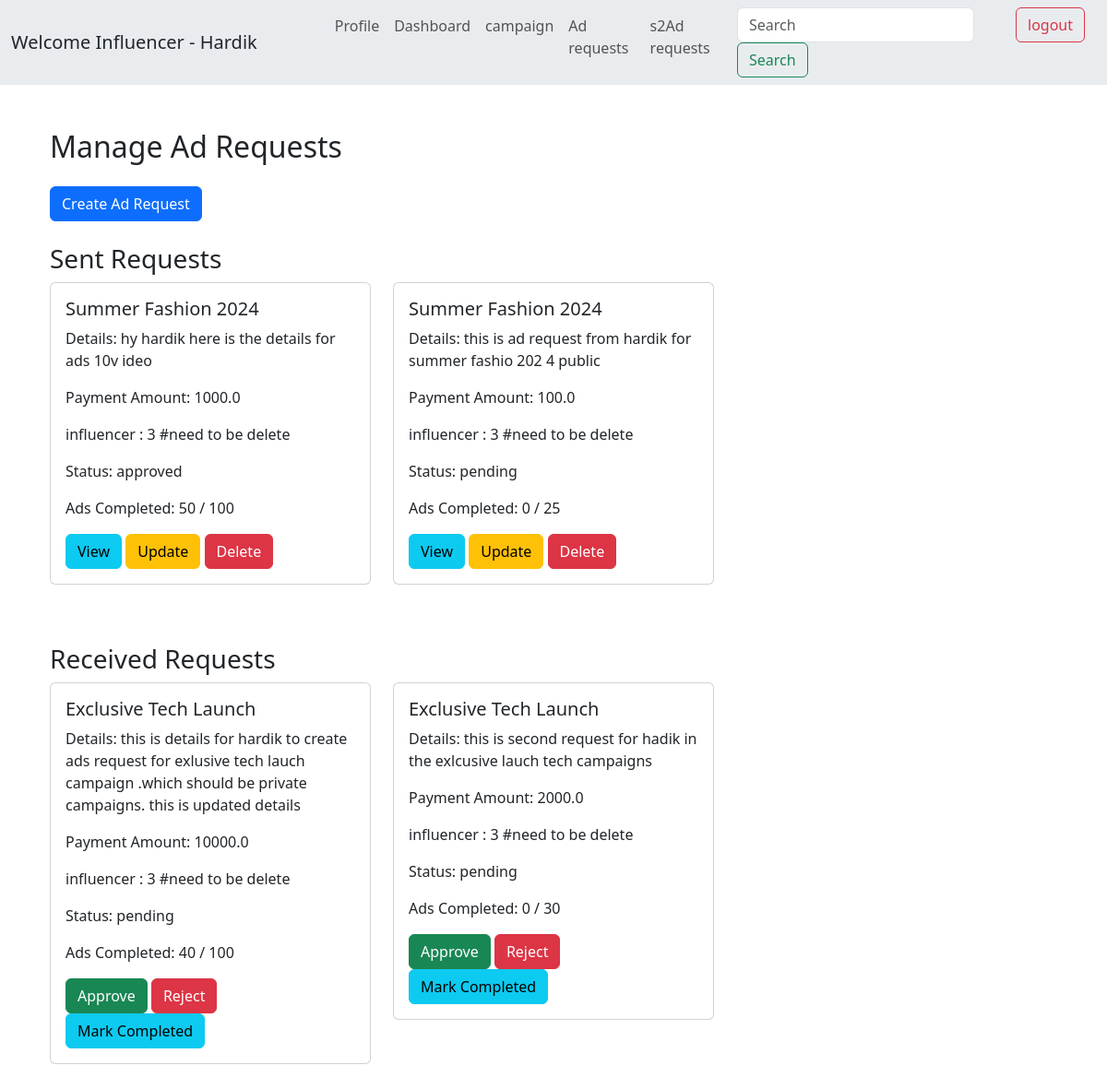
The page /influencer/ad-requests (signed in) on the database its author committed.
### models.py (models this page shows, shortened)
class User(db.Model):
    __tablename__ = 'users'
    id = db.Column(db.Integer, autoincrement=True,primary_key=True)
    username = db.Column(db.String(100), unique=True, nullable=False)
    email = db.Column(db.String(100), unique=True, nullable=False)
    password = db.Column(db.String(200), nullable=False)
    role = db.Column(db.String(50), nullable=False)  # 'admin', 'sponsor', 'influencer'
    flagged = db.Column(db.Boolean, default=False)
    unflag_request = db.Column(db.String(500), nullable=False)                   # to uflag mesg
    company_name = db.Column(db.String(100), nullable=True)
    industry = db.Column(db.String(100), nullable=True)
    budget = db.Column(db.Float, nullable=True)
    category = db.Column(db.String(100), nullable=True)
    niche = db.Column(db.String(100), nullable=True)
    reach = db.Column(db.Integer, nullable=True)

class AdRequest(db.Model):
    __tablename__ = 'ad_requests'
    id = db.Column(db.Integer, primary_key=True)
    campaign_id = db.Column(db.Integer, db.ForeignKey('campaigns.id'), nullable=False)
    influencer_id = db.Column(db.Integer, db.ForeignKey('users.id'), nullable=False)
    sponsor_id = db.Column(db.Integer, db.ForeignKey('users.id'), nullable=False)
    details = db.Column(db.Text, nullable=True)
    ads_required = db.Column(db.Integer, nullable=False, default=1)
    ads_completed = db.Column(db.Integer, nullable=False, default=0)
    payment_amount = db.Column(db.Float, nullable=False)
    status = db.Column(db.String(50), nullable=False, default='pending')  # pending, approved, rejected, accepted, completed
    updated_at = db.Column(db.DateTime, default=datetime.utcnow, onupdate=datetime.utcnow)
    campaign = db.relationship('Campaign', back_populates='ad_requests')
    influencer = db.relationship('User', foreign_keys=[influencer_id])
    sponsor = db.relationship('User', foreign_keys=[sponsor_id])

class Campaign(db.Model):
    __tablename__ = 'campaigns'
    id = db.Column(db.Integer, primary_key=True)
    title = db.Column(db.String(200), nullable=False)
    description = db.Column(db.String(400), nullable=False)
    niche = db.Column(db.String(100), nullable=False)
    start_date = db.Column(db.Date, nullable=False)
    end_date = db.Column(db.Date, nullable=False)
    budget = db.Column(db.Float, nullable=False)
    visibility = db.Column(db.String(50), nullable=False)
    status = db.Column(db.String(50), nullable=False, default='ongoing')
    goals = db.Column(db.Text, nullable=True)
    sponsor_id = db.Column(db.Integer, db.ForeignKey('users.id'), nullable=False)
    is_flagged = db.Column(db.Boolean, default=False)
    sponsor = db.relationship('User', backref=db.backref('campaigns', lazy=True))
    ad_requests = db.relationship('AdRequest', back_populates='campaign', lazy=True)

### main.py (the view)
@app.route('/influencer/ad-requests', methods=['GET'])
def influencer_ad_requests():
    influencer_id = session['user_id']
    sent_ad_requests = AdRequest.query.join(Campaign).filter(AdRequest.influencer_id == influencer_id,
    Campaign.id == AdRequest.campaign_id, Campaign.visibility == 'public').all()
    received_ad_requests = AdRequest.query.join(Campaign).filter(AdRequest.influencer_id == influencer_id,
        Campaign.id == AdRequest.campaign_id, Campaign.visibility == 'private').all()
    public_campaigns = Campaign.query.filter_by(visibility='public').all()
    return render_template(
        '/influencer/inf_ad_request.html',
        sent_ad_requests=sent_ad_requests,
        received_ad_requests=received_ad_requests,
        public_campaigns=public_campaigns
    )

### main.py (called while the page is built)
@app.context_processor
def inject_user():
    if 'user_id' in session:
        user = User.query.get(session['user_id'])
    else:
        user = None
    return dict(current_user=user)

### templates/influencer/inf_ad_request.html (shortened to what this page needs)
{% extends 'base.html' %}
{% block content %}
<div class="container mt-5">
    <h2 class="mb-4">Manage Ad Requests</h2>
    <div class="mb-5">
        <button type="button" class="btn btn-primary mb-4" data-toggle="modal" data-target="#createPublicAdRequestModal">
            Create Ad Request
        </button>
        <h3>Sent Requests </h3>
        <div class="row">
            {% for ad_request in sent_ad_requests %}
                <div class="col-md-4 mb-3">
                    <div class="card">
                        <div class="card-body">
                            <h5 class="card-title">{{ ad_request.campaign.title }}</h5>
                            <p class="card-text">Details: {{ ad_request.details }}</p>
                            <p class="card-text">Payment Amount: {{ ad_request.payment_amount }}</p>
                            <p class="card-text"> influencer : {{ ad_request.influencer_id}}  #need to be delete </p>
                            <p class="card-text">Status: {{ ad_request.status }}</p>
                            <p class="card-text">Ads Completed: {{ ad_request.ads_completed }} / {{ ad_request.ads_required }}</p>
                            <a href="{{ url_for('inf_view_ad_request', ad_request_id=ad_request.id) }}" class="btn btn-info">View</a>
                            <button type="button" class="btn btn-warning" data-toggle="modal" data-target="#updatePublicAdRequestModal-{{ ad_request.id }}">
                                Update
                            </button>
                            <form method="POST" action="{{ url_for('influencer_delete_ad_request', ad_request_id=ad_request.id) }}" style="display:inline;">
                                <button type="submit" class="btn btn-danger">Delete</button>
                            </form>
                        </div>
                    </div>
                </div>
            {% endfor %}
        </div>
    </div>
    <div class="mb-5">
        <h3>Received Requests </h3>
        <div class="row">
            {% for ad_request in received_ad_requests %}
                <div class="col-md-4 mb-3">
                    <div class="card">
                        <div class="card-body">
                            <h5 class="card-title">{{ ad_request.campaign.title }}</h5>
                            <p class="card-text">Details: {{ ad_request.details }}</p>
                            <p class="card-text">Payment Amount: {{ ad_request.payment_amount }}</p>
                            <p class="card-text"> influencer : {{ ad_request.influencer_id}}   #need to be delete  </p>
                            <p class="card-text">Status: {{ ad_request.status }}</p>
                            <p class="card-text">Ads Completed: {{ ad_request.ads_completed }} / {{ ad_request.ads_required }}</p>
                            <form method="POST" action="{{ url_for('influencer_update_ad_request', ad_request_id=ad_request.id) }}" style="display:inline;">
                                <button type="submit" class="btn btn-success">Approve</button>
                            </form>
                            <form method="POST" action="{{ url_for('influencer_update_ad_request', ad_request_id=ad_request.id) }}" style="display:inline;">
                                <button type="submit" class="btn btn-danger">Reject</button>
                            </form>
                            <form method="POST" action="{{ url_for('influencer_update_ad_request', ad_request_id=ad_request.id) }}" style="display:inline;">
                                <button type="submit" class="btn btn-info">Mark Completed</button>
                            </form>
                        </div>
                    </div>
                </div>
            {% endfor %}
        </div>
    </div>
</div>
{% endblock %}

### templates/base.html (shortened to what this page needs)
<!DOCTYPE html>
<html lang="en">
<head>
    <link rel="stylesheet" href="https://maxcdn.bootstrapcdn.com/bootstrap/4.0.0/css/bootstrap.min.css">
    <link href="https://cdn.jsdelivr.net/npm/bootstrap@5.3.3/dist/css/bootstrap.min.css" rel="stylesheet">
</head>
<body>
  <nav class="navbar navbar-expand-lg bg-body-secondary">
    <div class="container-fluid">
      <a class="navbar-brand">
        {% if 'user_id' in session %}
                Welcome {{ session['user_role'].capitalize() }} - {{ session['username'].capitalize() }}
            {% else %}
                Welcome to IESCP
            {% endif %}
      </a>
      <div class="collapse navbar-collapse" id="navbarNav">
        <div class="container-fluid">
          <ul class="navbar-nav ml-auto ms-5  ">
            {% if 'user_id' in session %}
                {% if session['user_role'] == 'sponsor' %}
                  {% if current_user.flagged %}
                      <li class="nav-item ml-auto me-auto"><a class="nav-link" href="{{ url_for('sponsor_profile') }}">Profile</a></li>
                  {% else %}
                      <li class="nav-item ml-auto me-auto"><a class="nav-link" href="{{ url_for('sponsor_profile') }}">Profile</a></li>
                      <li class="nav-item ml-auto me-auto"><a class="nav-link" href="{{ url_for('sponsor_dash') }}">Dashboard</a></li>
                      <li class="nav-item ml-auto me-auto"><a class="nav-link" href="{{ url_for('sponsor_campaigns') }}">Campaigns</a></li>
                      <li class="nav-item ml-auto me-auto"><a class="nav-link" href="{{ url_for('sponsor_influencer') }}">Influencer</a></li>
                      <li class="nav-item ml-auto me-auto"><a class="nav-link" href="{{ url_for('sponsor_ad_requests') }}">Ads Requests</a></li>
                  {% endif %}
                {% elif session['user_role'] == 'influencer' %}
                  {% if current_user.flagged %}
                      <li class="nav-item ml-auto me-auto"><a class="nav-link" href="{{ url_for('influencer_profile') }}">Profile</a></li>
                  {% else %}
                    <li class="nav-item ml-auto me-auto"><a class="nav-link" href="{{ url_for('influencer_profile') }}">Profile</a></li>
                    <li class="nav-item ml-auto me-auto"><a class="nav-link" href="{{ url_for('influencer_dash') }}">Dashboard</a></li>
                    <li class="nav-item ml-auto me-auto"><a class="nav-link" href="{{ url_for('search_public_campaigns') }}">campaign</a></li>
                    <li class="nav-item ml-auto me-auto"><a class="nav-link" href="{{ url_for('ad_requests') }}">Ad requests</a></li>
                    <li class="nav-item ml-auto me-auto"><a class="nav-link" href="{{ url_for('influencer_ad_requests') }}">s2Ad requests</a></li>
                  {% endif %}
                {% endif %}
                <li class="nav-item ml-auto">
                    <form class="form-inline my-2 my-lg-0" action="{{ url_for('homepage') }}" method="GET">
                        <input class="form-control mr-sm-2" type="search" placeholder="Search" aria-label="Search" name="query">
                        <button class="btn btn-outline-success my-3 my-sm-0" type="submit">Search</button>
                    </form>
                </li>
                <li class="nav-item ">
                   <a type="button " class="btn btn-outline-danger ms-3 " aria-current="page" href="{{ url_for('logout') }}" >logout</a>
                </li>
            {% else %}
                <li class="nav-item ms-auto">
                    <span class="navbar-text">
                        Welcome to Influencer Engagement and Sponsor Coordination Platform.
                    </span>
                </li>
            {% endif %}
          </ul>
        </div>
      </div>
    </div>
  </nav>
  <div class="container">
    {% block content %}     {% endblock %}
  </div>
</body>
</html>

### rows shown on the page
User: user_role "Influencer", username "Hardik"
AdRequest: campaign "Summer Fashion 2024", details "hy hardik here is the details for ads 10v ideo", payment_amount "1000.0", influencer_id "3", status "approved", ads_completed "50", ads_required "100"
AdRequest: campaign "Summer Fashion 2024", details "this is ad request from hardik for summer fashio 202 4 public", payment_amount "100.0", influencer_id "3", status "pending", ads_completed "0", ads_required "25"
AdRequest: campaign "Exclusive Tech Launch", details "this is details for hardik to create ads request for exlusive tech lauch campaign .which should be private campaigns. this is updated details", payment_amount "10000.0", influencer_id "3", status "pending", ads_completed "40", ads_required "100"
AdRequest: campaign "Exclusive Tech Launch", details "this is second request for hadik in the exlcusive lauch tech campaigns", payment_amount "2000.0", influencer_id "3", status "pending", ads_completed "0", ads_required "30"
